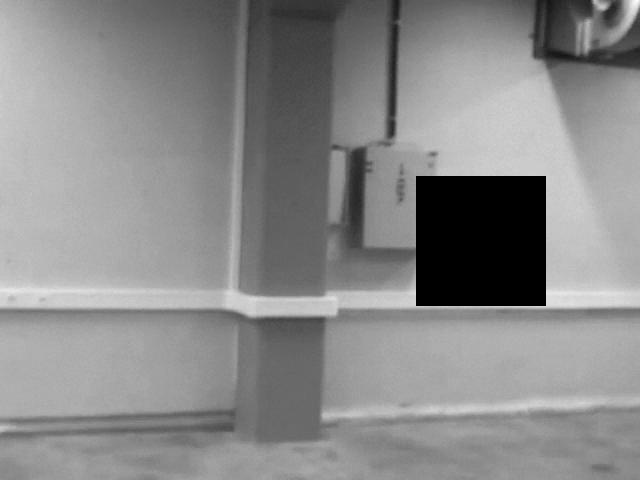
//> input picture HOG2D/nega/v_11_108.jpg, 640 x 480 px, given in place of the camera
$ ./main   (built with g++ and OpenCV 4)
//> lines starting //> are read from the running program, lines starting //| are printed output that depends on the picture; after the words box and inside, x2 and y2 are one past the last pixel; in counts of white or black regions, pixels touching at a corner belong together
/*
REFERRED to a tracking demo on http://blog.csdn.net/dcrmg/article/details/52771372 , CSDN ID "牧野". SourceCode available on this site.
*/
#include <iostream>
#include <string>
#include <vector>
#include <opencv2/opencv.hpp>
#include <opencv2/core/core.hpp>
#include <opencv2/highgui/highgui.hpp>
#include <opencv2/imgproc/imgproc.hpp>

using namespace cv;
using namespace std;

Mat img;
Mat rectImg;
Mat imgCopy;
bool leftButtonDownFlag = false;
cv::Point originalPoint;
cv::Point processPoint;

Mat targetImgHSV;
int histSize = 200;
float histR[] = {0,255}; //stands for histogram range
const float *histRange = histR;
int channels[] = {0,1};
Mat distHist;
Rect rect;
//vector<Point> pt; //Target trace
void onMouse(int event,int x,int y,int flags ,void* arg0); //Mouse action traceback

int main(int argc, char** argv)
{
	cv::VideoCapture cap(0);
    while(true){

        namedWindow("FRAMES",0);
	    setMouseCallback("FRAMES",onMouse);

        if(!leftButtonDownFlag) //
		{
			cap >> img;//Import img;
//> img is the input picture: 480 rows x 640 cols, CV_8UC3; min 0, max 254, mean 137.5
//> the left mouse button is pressed at (160, 120)
//> the mouse is dragged to (320, 240)
//> the mouse is dragged to (480, 360)
//> call 3 of onMouse, with event = 0, x = 480, y = 360, flags = 1
//> in onMouse (call 3), `rectangle(imgCopy,originalPoint,processPoint,Scalar(255,0,0),2);`:
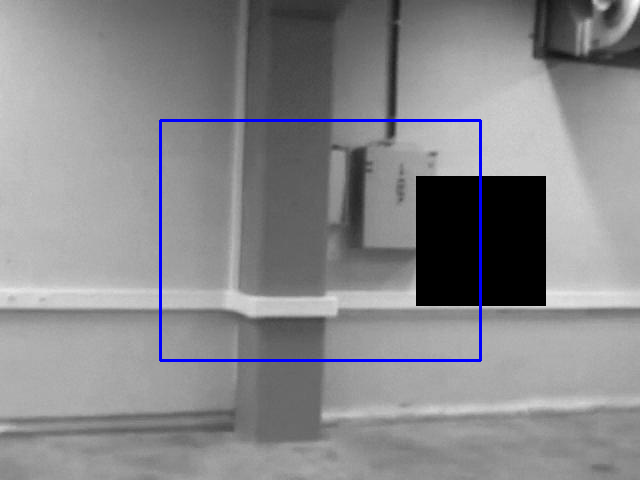
//> imgCopy: 480 rows x 640 cols, CV_8UC3; mean B, G, R 138.8, 136, 136
//> the button is released at (480, 360)
//> call 4 of onMouse, with event = 4, x = 480, y = 360, flags = 0
//> in onMouse (call 4), `rectImg=img(rect);`:
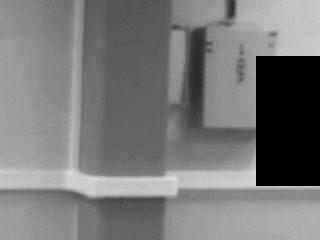
//> rectImg: 240 rows x 320 cols, CV_8UC3; min 0, max 222, mean 120.4
//> in onMouse (call 4), `cvtColor(rectImg,targetImgHSV,COLOR_RGB2HSV);`: targetImgHSV: 240 rows x 320 cols, CV_8UC3; mean H, S, V 0, 0, 120.4
//> in onMouse (call 4), `calcHist(&targetImgHSV,2,channels,Mat(),distHist,1,&histSize,&histRang..`: channels = [0, 1]; distHist = 200 values, max 76800 at index 0, min 0 at index 1, mean 384; histSize = 200
//> in onMouse (call 4), `normalize(distHist,distHist,0,255,CV_MINMAX);`: distHist = 200 values, max 255 at index 0, min 0 at index 1, mean 1.27
//> in onMouse (call 4), `imshow("Target HSV",targetImgHSV);`:
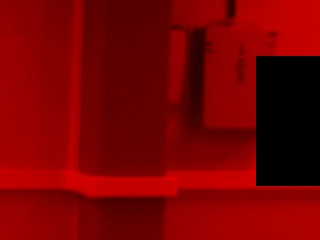
//> window 'Target HSV': 240 rows x 320 cols, CV_8UC3; mean B, G, R 0, 0, 120.4
		}

		if(!img.data)
		{
			break;
		}
		if(originalPoint!=processPoint&&!leftButtonDownFlag)  //Process selected rectangular area
		{
			Mat imgHSV;
			Mat calcBackImage;
			cvtColor(img,imgHSV,COLOR_RGB2HSV);
//> imgHSV: 480 rows x 640 cols, CV_8UC3; mean H, S, V 0, 0, 137.5
			calcBackProject(&imgHSV,2,channels,distHist,calcBackImage,&histRange);  //Reversal Projector
//> calcBackImage: 480 rows x 640 cols, CV_8UC1; every value is 255
			TermCriteria criteria(TermCriteria::MAX_ITER + TermCriteria::EPS, 1000, 0.001);
			CamShift(calcBackImage, rect, criteria);     //CORE
//> rect = Rect(123, 89, 395, 302)
			Mat imageROI=imgHSV(rect);   //Update current module
//> imageROI: 302 rows x 395 cols, CV_8UC3; mean H, S, V 0, 0, 125.1
			targetImgHSV=imgHSV(rect);
			calcHist(&imageROI, 2, channels, Mat(), distHist, 1, &histSize, &histRange);
//> distHist = 200 values, max 119290 at index 0, min 0 at index 1, mean 596.5
			normalize(distHist, distHist, 0.0, 1.0, NORM_MINMAX);   //Normalize
//> distHist = 200 values, max 1 at index 0, min 0 at index 1, mean 0.005
			rectangle(img, rect, Scalar(255, 0, 0),3);    //Mark Target
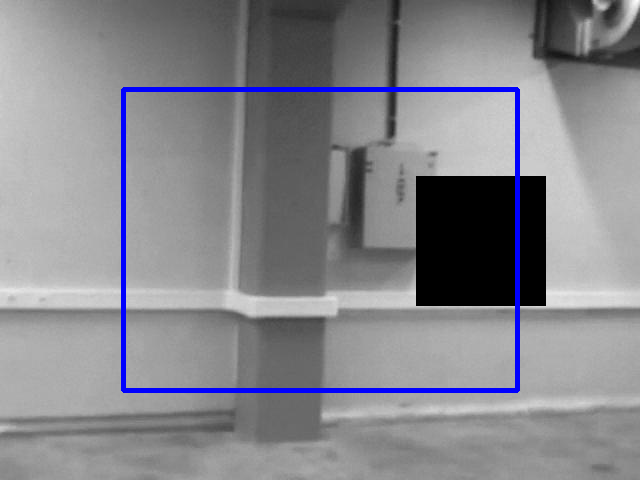
//> img: 480 rows x 640 cols, CV_8UC3; 2.26% of pixels changed, all inside (x1, y1, x2, y2) = (121, 87, 520, 393)
			// [5 lines of commented-out code are left out]
		}

		imshow("FRAMES",img);
		if(27 == waitKey(24)){
//> the Esc key is pressed
			break;
		}

    }
    return 0;
}

//Mouse action traceback function
void onMouse(int event,int x,int y,int flags,void *arg0)
{
	if(event==CV_EVENT_LBUTTONDOWN)
	{
		leftButtonDownFlag=true; //Left mouse clicked and hold on
		originalPoint=Point(x,y);  //Start point of rectangle
		processPoint=originalPoint;
	}
	if(event==CV_EVENT_MOUSEMOVE&&leftButtonDownFlag)
	{
		imgCopy=img.clone();
		processPoint=Point(x,y);
		if(originalPoint!=processPoint)
		{
			//Mark selected range
			rectangle(imgCopy,originalPoint,processPoint,Scalar(255,0,0),2);
		}
		imshow("FRAMES",imgCopy);
	}
	if(event==CV_EVENT_LBUTTONUP)
	{
		leftButtonDownFlag=false;
		rect=Rect(originalPoint,processPoint);
		rectImg=img(rect); //shoe subplot
		imshow("Target Area",rectImg);
		cvtColor(rectImg,targetImgHSV,COLOR_RGB2HSV);
		calcHist(&targetImgHSV,2,channels,Mat(),distHist,1,&histSize,&histRange,true,false);
		normalize(distHist,distHist,0,255,CV_MINMAX);
		imshow("Target HSV",targetImgHSV);
	}
}

$ run again, on HOG2D/nega/v_11_117.jpg
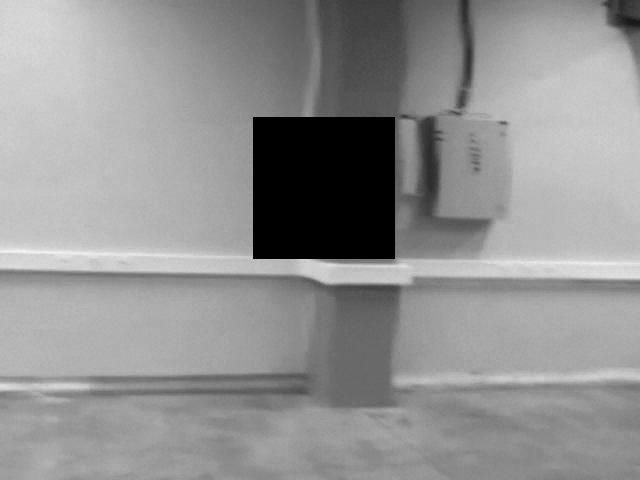
//> input picture HOG2D/nega/v_11_117.jpg, 640 x 480 px, given in place of the camera
//> img is the input picture: 480 rows x 640 cols, CV_8UC3; min 0, max 247, mean 146.2
//> targetImgHSV: 240 rows x 320 cols, CV_8UC3; mean H, S, V 0, 0, 109.2
//> in onMouse (call 4), `calcHist(&targetImgHSV,2,channels,Mat(),distHist,1,&histSize,&histRang..`: channels = [0, 1]; distHist = 200 values, max 76800 at index 0, min 0 at index 1, mean 384; histSize = 200
//> in onMouse (call 4), `normalize(distHist,distHist,0,255,CV_MINMAX);`: distHist = 200 values, max 255 at index 0, min 0 at index 1, mean 1.27
//> in onMouse (call 4), `imshow("Target HSV",targetImgHSV);`:
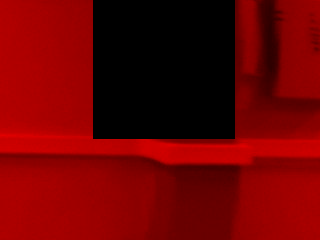
//> window 'Target HSV': 240 rows x 320 cols, CV_8UC3; mean B, G, R 0, 0, 109.2
//> imgHSV: 480 rows x 640 cols, CV_8UC3; mean H, S, V 0, 0, 146.2
//> calcBackImage: 480 rows x 640 cols, CV_8UC1; every value is 255
//> rect = Rect(123, 89, 395, 302)
//> imageROI: 302 rows x 395 cols, CV_8UC3; mean H, S, V 0, 0, 124.2
//> `calcHist(&imageROI, 2, channels, Mat(), distHist, 1, &histSize, &histR..`: distHist = 200 values, max 119290 at index 0, min 0 at index 1, mean 596.5
//> `normalize(distHist, distHist, 0.0, 1.0, NORM_MINMAX);`: distHist = 200 values, max 1 at index 0, min 0 at index 1, mean 0.005
//> `rectangle(img, rect, Scalar(255, 0, 0),3);`:
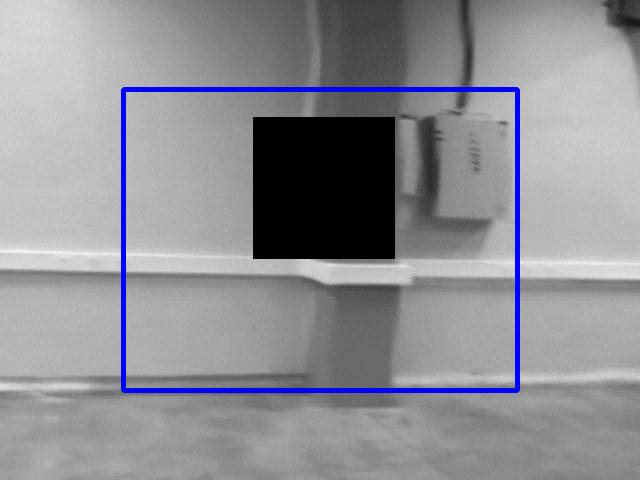
//> img: 480 rows x 640 cols, CV_8UC3; 2.26% of pixels changed, all inside (x1, y1, x2, y2) = (121, 87, 520, 393)
